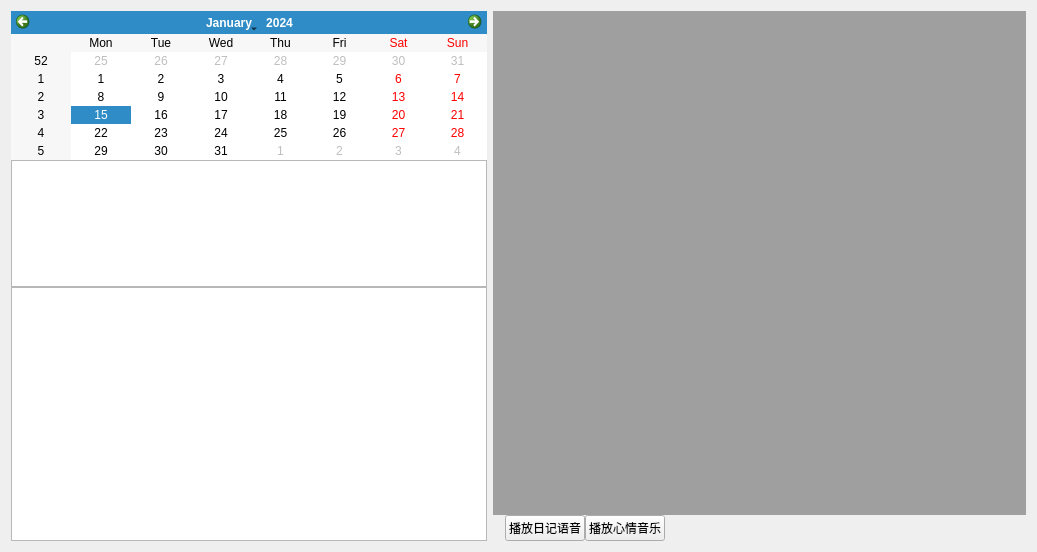
<?xml version="1.0" encoding="UTF-8"?>
<ui version="4.0">
 <class>CDairyWidget</class>
 <widget class="QWidget" name="CDairyWidget">
  <property name="geometry">
   <rect>
    <x>0</x>
    <y>0</y>
    <width>1037</width>
    <height>552</height>
   </rect>
  </property>
  <property name="windowTitle">
   <string>Form</string>
  </property>
  <layout class="QHBoxLayout" name="horizontalLayout">
   <item>
    <layout class="QVBoxLayout" name="verticalLayout" stretch="1,1,2">
     <property name="spacing">
      <number>0</number>
     </property>
     <item>
      <widget class="QCalendarWidget" name="calendarWidget"/>
     </item>
     <item>
      <widget class="QListView" name="listViewTag"/>
     </item>
     <item>
      <widget class="QTreeView" name="treeDairy"/>
     </item>
    </layout>
   </item>
   <item>
    <widget class="QStackedWidget" name="stackedWidget">
     <property name="currentIndex">
      <number>0</number>
     </property>
     <widget class="QWidget" name="page_dairy">
      <layout class="QVBoxLayout" name="verticalLayout_6">
       <property name="spacing">
        <number>0</number>
       </property>
       <property name="leftMargin">
        <number>0</number>
       </property>
       <property name="topMargin">
        <number>0</number>
       </property>
       <property name="rightMargin">
        <number>0</number>
       </property>
       <property name="bottomMargin">
        <number>0</number>
       </property>
       <item>
        <widget class="QMdiArea" name="mdiArea">
         <property name="viewMode">
          <enum>QMdiArea::TabbedView</enum>
         </property>
        </widget>
       </item>
       <item>
        <layout class="QHBoxLayout" name="horizontalLayout_8">
         <property name="leftMargin">
          <number>12</number>
         </property>
         <item>
          <widget class="QPushButton" name="btnTTSPlay">
           <property name="text">
            <string>播放日记语音</string>
           </property>
          </widget>
         </item>
         <item>
          <widget class="QPushButton" name="btnPlayMusic">
           <property name="text">
            <string>播放心情音乐</string>
           </property>
          </widget>
         </item>
         <item>
          <spacer name="horizontalSpacer_6">
           <property name="orientation">
            <enum>Qt::Horizontal</enum>
           </property>
           <property name="sizeHint" stdset="0">
            <size>
             <width>40</width>
             <height>20</height>
            </size>
           </property>
          </spacer>
         </item>
        </layout>
       </item>
      </layout>
     </widget>
     <widget class="QWidget" name="page_dairy_statistics">
      <layout class="QVBoxLayout" name="verticalLayout_3">
       <property name="spacing">
        <number>0</number>
       </property>
       <property name="leftMargin">
        <number>0</number>
       </property>
       <property name="topMargin">
        <number>0</number>
       </property>
       <property name="rightMargin">
        <number>0</number>
       </property>
       <property name="bottomMargin">
        <number>0</number>
       </property>
       <item>
        <layout class="QHBoxLayout" name="horizontalLayout_5">
         <property name="spacing">
          <number>0</number>
         </property>
         <item>
          <widget class="QLabel" name="labelTitle">
           <property name="text">
            <string>2019年的日记</string>
           </property>
          </widget>
         </item>
         <item>
          <widget class="QLabel" name="labelDairyTotal">
           <property name="text">
            <string>（共3项）</string>
           </property>
          </widget>
         </item>
         <item>
          <spacer name="horizontalSpacer">
           <property name="orientation">
            <enum>Qt::Horizontal</enum>
           </property>
           <property name="sizeHint" stdset="0">
            <size>
             <width>40</width>
             <height>20</height>
            </size>
           </property>
          </spacer>
         </item>
         <item>
          <widget class="QPushButton" name="btnOpenDairy">
           <property name="enabled">
            <bool>false</bool>
           </property>
           <property name="text">
            <string>打开</string>
           </property>
          </widget>
         </item>
        </layout>
       </item>
       <item>
        <widget class="QListView" name="listViewStatistics"/>
       </item>
      </layout>
     </widget>
    </widget>
   </item>
  </layout>
 </widget>
 <resources/>
 <connections/>
</ui>
